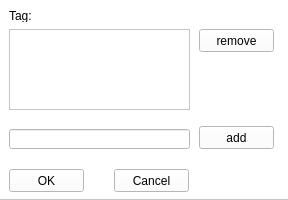
<?xml version="1.0" encoding="UTF-8"?>
<ui version="4.0">
 <class>Form</class>
 <widget class="QWidget" name="Form">
  <property name="windowModality">
   <enum>Qt::WindowModal</enum>
  </property>
  <property name="geometry">
   <rect>
    <x>0</x>
    <y>0</y>
    <width>288</width>
    <height>200</height>
   </rect>
  </property>
  <property name="minimumSize">
   <size>
    <width>288</width>
    <height>200</height>
   </size>
  </property>
  <property name="maximumSize">
   <size>
    <width>288</width>
    <height>200</height>
   </size>
  </property>
  <property name="windowTitle">
   <string>Form</string>
  </property>
  <widget class="QFrame" name="frame">
   <property name="geometry">
    <rect>
     <x>-1</x>
     <y>-1</y>
     <width>291</width>
     <height>201</height>
    </rect>
   </property>
   <property name="styleSheet">
    <string notr="true">background-color: rgb(255, 255, 255);</string>
   </property>
   <property name="frameShape">
    <enum>QFrame::StyledPanel</enum>
   </property>
   <property name="frameShadow">
    <enum>QFrame::Raised</enum>
   </property>
   <widget class="QPushButton" name="okBt">
    <property name="geometry">
     <rect>
      <x>10</x>
      <y>170</y>
      <width>75</width>
      <height>23</height>
     </rect>
    </property>
    <property name="text">
     <string>OK</string>
    </property>
   </widget>
   <widget class="QLabel" name="label">
    <property name="geometry">
     <rect>
      <x>10</x>
      <y>10</y>
      <width>46</width>
      <height>13</height>
     </rect>
    </property>
    <property name="text">
     <string>Tag:</string>
    </property>
   </widget>
   <widget class="QPushButton" name="addBt">
    <property name="geometry">
     <rect>
      <x>200</x>
      <y>127</y>
      <width>75</width>
      <height>23</height>
     </rect>
    </property>
    <property name="text">
     <string>add</string>
    </property>
   </widget>
   <widget class="QLineEdit" name="tagLine">
    <property name="geometry">
     <rect>
      <x>10</x>
      <y>130</y>
      <width>181</width>
      <height>20</height>
     </rect>
    </property>
   </widget>
   <widget class="QListView" name="list">
    <property name="geometry">
     <rect>
      <x>10</x>
      <y>30</y>
      <width>181</width>
      <height>81</height>
     </rect>
    </property>
   </widget>
   <widget class="QPushButton" name="removeBt">
    <property name="geometry">
     <rect>
      <x>200</x>
      <y>30</y>
      <width>75</width>
      <height>23</height>
     </rect>
    </property>
    <property name="text">
     <string>remove</string>
    </property>
   </widget>
   <widget class="QPushButton" name="cancelBt">
    <property name="geometry">
     <rect>
      <x>115</x>
      <y>170</y>
      <width>75</width>
      <height>23</height>
     </rect>
    </property>
    <property name="text">
     <string>Cancel</string>
    </property>
   </widget>
  </widget>
 </widget>
 <resources/>
 <connections/>
</ui>
